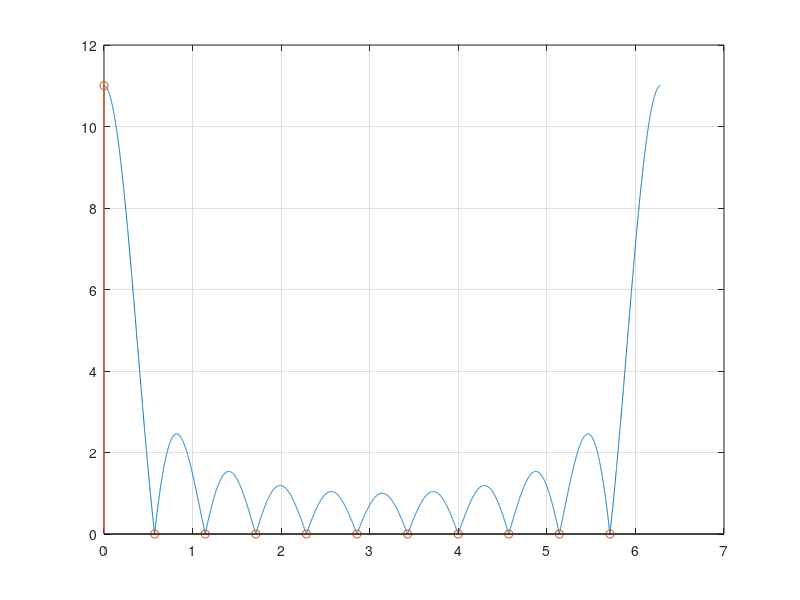
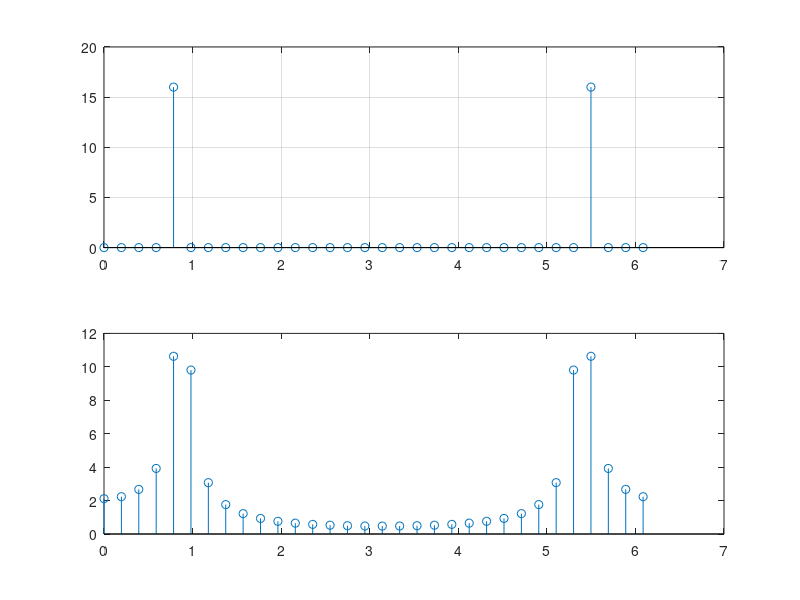
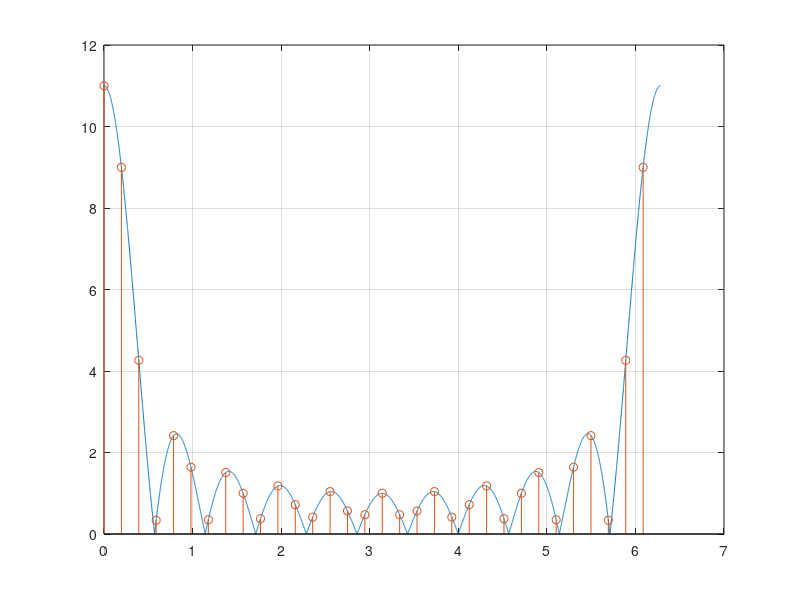
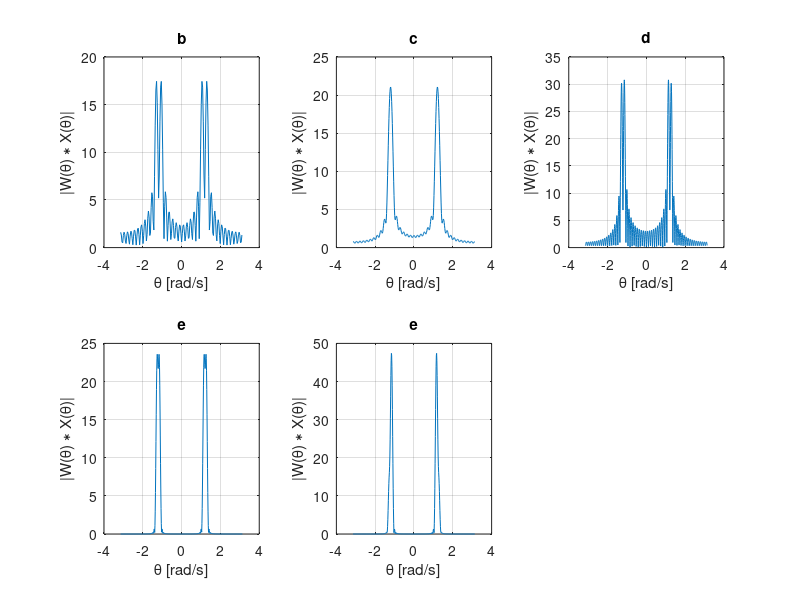

Here is the MATLAB script that generated these plots, in order: (Note: this script raises an error after producing the figures.)
clear all; close all;

%% Assignment 11: The DFT of a finite length discrete-time signal
figure('NumberTitle', 'off', 'Name', 'Assignment 11: The DFT of a finite length discrete-time signal');
theta = 0:0.001:2*pi;
A = 1; K1 = 11/2; K2 = 1/2; K3 = 0;
X = A.*sin(K1.*theta)./sin(K2.*theta).*exp(-1j*K3.*theta);
plot(theta,abs(X));
grid on;
hold on;
Na = 11;
xn = ones(1,11);
Xn = fft(xn,Na);
n = 0:2*pi/Na:(Na-1)/Na*2*pi;
stem(n,abs(Xn));

%% Assignment 12: Spectrum of a sine wave of different frequencies
clear all;
figure('NumberTitle', 'off', 'Name', 'Assignment 12: Spectrum of a sine wave of different frequencies');
Na = 32;
f1 = 8; f2 = 9; fs = 64;
theta1 = 2*pi*f1/fs; theta2 = 2*pi*f2/fs;
n = 0:(Na-1);
x1n = sin(theta1.*n); x2n = sin(theta2.*n);
X1n = fft(x1n); X2n = fft(x2n);
theta = 0:2*pi/Na:(Na-1)/Na*2*pi;
subplot(2,1,1);
stem(theta,abs(X1n));
grid on;
subplot(2,1,2);
stem(theta,abs(X2n));

%This can be prevented by making the sample frequency in such a way that
%all the frequencies in the spectrum are a multiple of the frequency

%% Assignment 13: Approximation of the FTD
figure('NumberTitle', 'off', 'Name', 'Assignment 13: Approximation of the FTD');
theta = 0:0.001:2*pi;
A = 1; K1 = 11/2; K2 = 1/2; K3 = 0;
X = A.*sin(K1.*theta)./sin(K2.*theta).*exp(-1j*K3.*theta);
plot(theta,abs(X));
grid on;
hold on;
N = 32;
xn = ones(1,11);
Xn = fft(xn,N);
n = 0:2*pi/N:(N-1)/N*2*pi;
stem(n,abs(Xn));

%% Assignment 14: Calculating the minimum resolution of a spectrumclear all;
%b) 
figure('NumberTitle', 'off', 'Name', 'Assignment 14: Calculating the minimum resolution of a spectrum');
f1 = 175; f2 = 200; fs = 1000;
theta1 = 2*pi*f1/fs; theta2 = 2*pi*f2/fs;
Na = ceil(0.89*2*pi/abs(theta1-theta2));
n = 0:Na-1;
xn = sin(theta1.*n) + sin(theta2.*n);
Nplot = 5*Na;
Xn = fft(xn,Nplot);
theta = -pi:2*pi/Nplot:(pi-1/Nplot*2*pi);%0:2*pi/Nplot:((Nplot)-1)/(Nplot)*2*pi;
%theta(length(theta)/2:end) = theta(length(theta)/2:end) - 2*pi;
subplot(2,3,1);
plot(theta,fftshift(abs(Xn)));
title('b');
xlabel('\theta [rad/s]');
ylabel('|W(\theta) \ast X(\theta)|');
grid on;
%c)
f1 = 185; f2 = 200; fs = 1000;
theta1 = 2*pi*f1/fs; theta2 = 2*pi*f2/fs;
subplot(2,3,2);
xn = sin(theta1.*n) + sin(theta2.*n);
Nplot = 10*Na;
Xn = fft(xn,Nplot);
theta = -pi:2*pi/Nplot:(pi-1/Nplot*2*pi);%0:2*pi/Nplot:((5*Nplot)-1)/(5*Nplot)*2*pi;
plot(theta,fftshift(abs(Xn)));
title('c')
xlabel('\theta [rad/s]');
ylabel('|W(\theta) \ast X(\theta)|');
grid on;
%d)
f1 = 185; f2 = 200; fs = 1000;
theta1 = 2*pi*f1/fs; theta2 = 2*pi*f2/fs;
Nb = ceil(0.89*2*pi/abs(theta1-theta2));
n = 0:Nb-1;
xn = sin(theta1.*n) + sin(theta2.*n);
Nplot = 1000;
Xn = fft(xn,Nplot);
theta = -pi:2*pi/Nplot:(pi-1/Nplot*2*pi);
subplot(2,3,3);
plot(theta,fftshift(abs(Xn)));
title('d');
xlabel('\theta [rad/s]');
ylabel('|W(\theta) \ast X(\theta)|');
grid on;

%e)
f1 = 185; f2 = 200; fs = 1000;
theta1 = 2*pi*f1/fs; theta2 = 2*pi*f2/fs;
Nc = ceil(1.44*2*pi/abs(theta1-theta2));
n = 0:Nc-1;
wn = (1-cos(2*pi/Nc.*n))/2;
xn = sin(theta1.*n) + sin(theta2.*n);
xn = wn.*xn;
Nplot = 5*Nc;
Xn = fft(xn,Nplot);
theta = -pi:2*pi/Nplot:(pi-1/Nplot*2*pi);%theta = 0:2*pi/Nplot:((5*Nplot)-1)/(5*Nplot)*2*pi;
subplot(2,3,4);
plot(theta,fftshift(abs(Xn)));
title('e');
xlabel('\theta [rad/s]');
ylabel('|W(\theta) \ast X(\theta)|');
grid on;

%f)
f1 = 185; f2 = 200; fs = 1000;
theta1 = 2*pi*f1/fs; theta2 = 2*pi*f2/fs;
Nc = ceil(1.44*2*pi/abs(theta1-theta2));
n = 0:Nc-1;
wn = (1-cos(2*pi/Nc.*n));
xn = sin(theta1.*n) + 0.35*sin(theta2.*n);
xn = wn.*xn;
Nplot = 5*Nc;
Xn = fft(xn,Nplot);
theta = -pi:2*pi/Nplot:(pi-1/Nplot*2*pi);%theta = 0:2*pi/Nplot:((5*Nplot)-1)/(5*Nplot)*2*pi;
subplot(2,3,5);
plot(theta,fftshift(abs(Xn)));
xlabel('\theta [rad/s]');
ylabel('|W(\theta) \ast X(\theta)|');
grid on;
title('e');

%% Assignment 16: Frequency plots of LPF
clear all;

for N = [5 11 101]
    n = -(N-1)/2:1:(N-1)/2;
    hn = 0.5 * sinc(pi.*n/2);
    str = 'Assignment 16';
    figure('NumberTitle', 'off', 'Name', str);
    freqz(hn);
end

%% Assignment 17: Filter design for audio signals 1
clear all;
[y, fs] = audioread('audio_sin.wav ');
Y = fft(y);
N = length(y);
thetan = -pi:2*pi/(N-1):pi;
plot(thetan/2/pi*fs,abs(fftshift(Y))); %fa = 8820Hz
xlabel('frequency [Hz]');
ylabel('|X(\theta)|');
grid on;
load('bandstopfilter.mat');
yn = conv(y,Num);
audiowrite('new.wav',yn./max(yn),fs);
